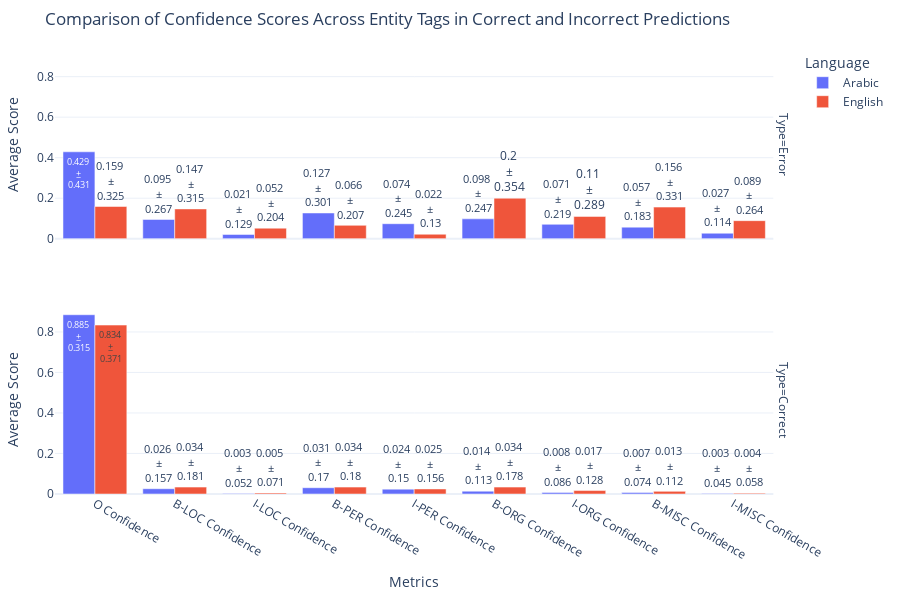
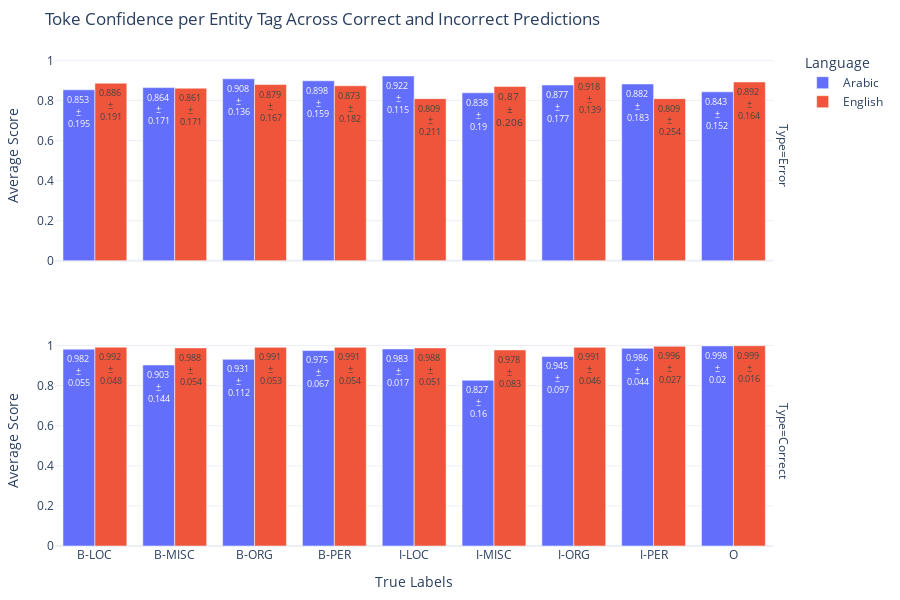
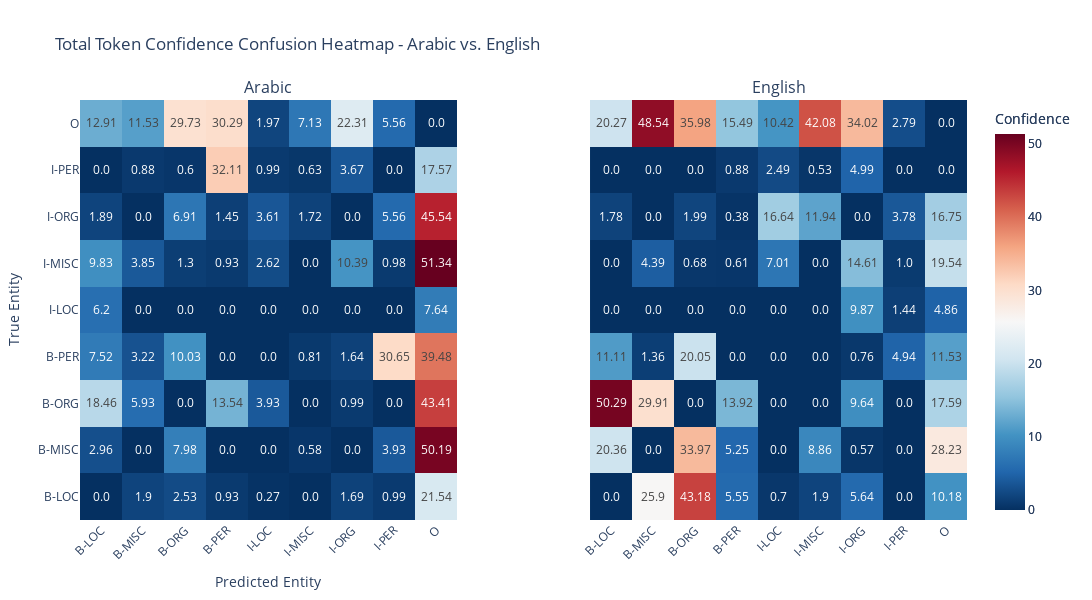

Notebook source saved alongside these figures, in order:
### Markdown cell above
### Confidence

### Code cell
confidence_analysis = ConfidenceAnalysis(dash_data)
confidence_analysis.analyze_high_level_summary()
confidence_analysis.analyze_entity_level_summary()
# confidence_analysis.analyze_high_level_error()
# confidence_analysis.analyze_high_level_correct()
# confidence_analysis.analyze_entity_level_error()
# confidence_analysis.analyze_entity_level_correct()
confidence_analysis.detailed_entity_level_errors()

### Figure 1 — Plotly figure (JSON) as saved in the notebook; plotly's stock layout.template omitted (floating-point values rounded to 4 significant figures)
{"data": [{"alignmentgroup": "True", "hovertemplate": "Language=Arabic<br>Type=Error<br>Metrics=%{x}<br>Average Score=%{y}<br>Text Label=%{text}<extra></extra>", "legendgroup": "Arabic", "marker": {"color": "#636efa", "pattern": {"shape": ""}}, "name": "Arabic", "offsetgroup": "Arabic", "orientation": "v", "showlegend": true, "text": ["0.429 <br>±<br>0.431", "0.095 <br>±<br>0.267", "0.021 <br>±<br>0.129", "0.127 <br>±<br>0.301", "0.074 <br>±<br>0.245", "0.098 <br>±<br>0.247", "0.071 <br>±<br>0.219", "0.057 <br>±<br>0.183", "0.027 <br>±<br>0.114"], "textfont": {"size": 12}, "textposition": "auto", "type": "bar", "x": ["O Confidence", "B-LOC Confidence", "I-LOC Confidence", "B-PER Confidence", "I-PER Confidence", "B-ORG Confidence", "I-ORG Confidence", "B-MISC Confidence", "I-MISC Confidence"], "xaxis": "x2", "y": [0.429, 0.095, 0.021, 0.127, 0.074, 0.098, 0.071, 0.057, 0.027], "yaxis": "y2"}, {"alignmentgroup": "True", "hovertemplate": "Language=Arabic<br>Type=Correct<br>Metrics=%{x}<br>Average Score=%{y}<br>Text Label=%{text}<extra></extra>", "legendgroup": "Arabic", "marker": {"color": "#636efa", "pattern": {"shape": ""}}, "name": "Arabic", "offsetgroup": "Arabic", "orientation": "v", "showlegend": false, "text": ["0.885 <br>±<br>0.315", "0.026 <br>±<br>0.157", "0.003 <br>±<br>0.052", "0.031 <br>±<br>0.17", "0.024 <br>±<br>0.15", "0.014 <br>±<br>0.113", "0.008 <br>±<br>0.086", "0.007 <br>±<br>0.074", "0.003 <br>±<br>0.045"], "textfont": {"size": 12}, "textposition": "auto", "type": "bar", "x": ["O Confidence", "B-LOC Confidence", "I-LOC Confidence", "B-PER Confidence", "I-PER Confidence", "B-ORG Confidence", "I-ORG Confidence", "B-MISC Confidence", "I-MISC Confidence"], "xaxis": "x", "y": [0.885, 0.026, 0.003, 0.031, 0.024, 0.014, 0.008, 0.007, 0.003], "yaxis": "y"}, {"alignmentgroup": "True", "hovertemplate": "Language=English<br>Type=Error<br>Metrics=%{x}<br>Average Score=%{y}<br>Text Label=%{text}<extra></extra>", "legendgroup": "English", "marker": {"color": "#EF553B", "pattern": {"shape": ""}}, "name": "English", "offsetgroup": "English", "orientation": "v", "showlegend": true, "text": ["0.159 <br>±<br>0.325", "0.147 <br>±<br>0.315", "0.052 <br>±<br>0.204", "0.066 <br>±<br>0.207", "0.022 <br>±<br>0.13", "0.2 <br>±<br>0.354", "0.11 <br>±<br>0.289", "0.156 <br>±<br>0.331", "0.089 <br>±<br>0.264"], "textfont": {"size": 12}, "textposition": "auto", "type": "bar", "x": ["O Confidence", "B-LOC Confidence", "I-LOC Confidence", "B-PER Confidence", "I-PER Confidence", "B-ORG Confidence", "I-ORG Confidence", "B-MISC Confidence", "I-MISC Confidence"], "xaxis": "x2", "y": [0.159, 0.147, 0.052, 0.066, 0.022, 0.2, 0.11, 0.156, 0.089], "yaxis": "y2"}, {"alignmentgroup": "True", "hovertemplate": "Language=English<br>Type=Correct<br>Metrics=%{x}<br>Average Score=%{y}<br>Text Label=%{text}<extra></extra>", "legendgroup": "English", "marker": {"color": "#EF553B", "pattern": {"shape": ""}}, "name": "English", "offsetgroup": "English", "orientation": "v", "showlegend": false, "text": ["0.834 <br>±<br>0.371", "0.034 <br>±<br>0.181", "0.005 <br>±<br>0.071", "0.034 <br>±<br>0.18", "0.025 <br>±<br>0.156", "0.034 <br>±<br>0.178", "0.017 <br>±<br>0.128", "0.013 <br>±<br>0.112", "0.004 <br>±<br>0.058"], "textfont": {"size": 12}, "textposition": "auto", "type": "bar", "x": ["O Confidence", "B-LOC Confidence", "I-LOC Confidence", "B-PER Confidence", "I-PER Confidence", "B-ORG Confidence", "I-ORG Confidence", "B-MISC Confidence", "I-MISC Confidence"], "xaxis": "x", "y": [0.834, 0.034, 0.005, 0.034, 0.025, 0.034, 0.017, 0.013, 0.004], "yaxis": "y"}], "layout": {"annotations": [{"font": {}, "showarrow": false, "text": "Type=Correct", "textangle": 90, "x": 0.98, "xanchor": "left", "xref": "paper", "y": 0.2125, "yanchor": "middle", "yref": "paper"}, {"font": {}, "showarrow": false, "text": "Type=Error", "textangle": 90, "x": 0.98, "xanchor": "left", "xref": "paper", "y": 0.7875, "yanchor": "middle", "yref": "paper"}], "barmode": "group", "height": 600, "legend": {"title": {"text": "Language"}, "tracegroupgap": 0}, "margin": {"b": 50, "l": 50, "r": 50, "t": 50}, "showlegend": true, "title": {"text": "Comparison of Confidence Scores Across Entity Tags in Correct and Incorrect Predictions"}, "xaxis": {"anchor": "y", "domain": [0, 0.98], "title": {"text": "Metrics"}}, "xaxis2": {"anchor": "y2", "domain": [0, 0.98], "matches": "x", "showticklabels": false}, "yaxis": {"anchor": "x", "domain": [0, 0.425], "title": {"text": "Average Score"}}, "yaxis2": {"anchor": "x2", "domain": [0.575, 1], "matches": "y", "title": {"text": "Average Score"}}}}

### Figure 2 — Plotly figure (JSON) as saved in the notebook; plotly's stock layout.template omitted (floating-point values rounded to 4 significant figures)
{"data": [{"alignmentgroup": "True", "hovertemplate": "Language=Arabic<br>Type=Error<br>True Labels=%{x}<br>Average Score=%{y}<br>Text Label=%{text}<extra></extra>", "legendgroup": "Arabic", "marker": {"color": "#636efa", "pattern": {"shape": ""}}, "name": "Arabic", "offsetgroup": "Arabic", "orientation": "v", "showlegend": true, "text": ["0.853 <br>±<br>0.195", "0.864 <br>±<br>0.171", "0.908 <br>±<br>0.136", "0.898 <br>±<br>0.159", "0.922 <br>±<br>0.115", "0.838 <br>±<br>0.19", "0.877 <br>±<br>0.177", "0.882 <br>±<br>0.183", "0.843 <br>±<br>0.152"], "textfont": {"size": 12}, "textposition": "auto", "type": "bar", "x": ["B-LOC", "B-MISC", "B-ORG", "B-PER", "I-LOC", "I-MISC", "I-ORG", "I-PER", "O"], "xaxis": "x2", "y": [0.853, 0.864, 0.908, 0.898, 0.922, 0.838, 0.877, 0.882, 0.843], "yaxis": "y2"}, {"alignmentgroup": "True", "hovertemplate": "Language=Arabic<br>Type=Correct<br>True Labels=%{x}<br>Average Score=%{y}<br>Text Label=%{text}<extra></extra>", "legendgroup": "Arabic", "marker": {"color": "#636efa", "pattern": {"shape": ""}}, "name": "Arabic", "offsetgroup": "Arabic", "orientation": "v", "showlegend": false, "text": ["0.982 <br>±<br>0.055", "0.903 <br>±<br>0.144", "0.931 <br>±<br>0.112", "0.975 <br>±<br>0.067", "0.983 <br>±<br>0.017", "0.827 <br>±<br>0.16", "0.945 <br>±<br>0.097", "0.986 <br>±<br>0.044", "0.998 <br>±<br>0.02"], "textfont": {"size": 12}, "textposition": "auto", "type": "bar", "x": ["B-LOC", "B-MISC", "B-ORG", "B-PER", "I-LOC", "I-MISC", "I-ORG", "I-PER", "O"], "xaxis": "x", "y": [0.982, 0.903, 0.931, 0.975, 0.983, 0.827, 0.945, 0.986, 0.998], "yaxis": "y"}, {"alignmentgroup": "True", "hovertemplate": "Language=English<br>Type=Error<br>True Labels=%{x}<br>Average Score=%{y}<br>Text Label=%{text}<extra></extra>", "legendgroup": "English", "marker": {"color": "#EF553B", "pattern": {"shape": ""}}, "name": "English", "offsetgroup": "English", "orientation": "v", "showlegend": true, "text": ["0.886 <br>±<br>0.191", "0.861 <br>±<br>0.171", "0.879 <br>±<br>0.167", "0.873 <br>±<br>0.182", "0.809 <br>±<br>0.211", "0.87 <br>±<br>0.206", "0.918 <br>±<br>0.139", "0.809 <br>±<br>0.254", "0.892 <br>±<br>0.164"], "textfont": {"size": 12}, "textposition": "auto", "type": "bar", "x": ["B-LOC", "B-MISC", "B-ORG", "B-PER", "I-LOC", "I-MISC", "I-ORG", "I-PER", "O"], "xaxis": "x2", "y": [0.886, 0.861, 0.879, 0.873, 0.809, 0.87, 0.918, 0.809, 0.892], "yaxis": "y2"}, {"alignmentgroup": "True", "hovertemplate": "Language=English<br>Type=Correct<br>True Labels=%{x}<br>Average Score=%{y}<br>Text Label=%{text}<extra></extra>", "legendgroup": "English", "marker": {"color": "#EF553B", "pattern": {"shape": ""}}, "name": "English", "offsetgroup": "English", "orientation": "v", "showlegend": false, "text": ["0.992 <br>±<br>0.048", "0.988 <br>±<br>0.054", "0.991 <br>±<br>0.053", "0.991 <br>±<br>0.054", "0.988 <br>±<br>0.051", "0.978 <br>±<br>0.083", "0.991 <br>±<br>0.046", "0.996 <br>±<br>0.027", "0.999 <br>±<br>0.016"], "textfont": {"size": 12}, "textposition": "auto", "type": "bar", "x": ["B-LOC", "B-MISC", "B-ORG", "B-PER", "I-LOC", "I-MISC", "I-ORG", "I-PER", "O"], "xaxis": "x", "y": [0.992, 0.988, 0.991, 0.991, 0.988, 0.978, 0.991, 0.996, 0.999], "yaxis": "y"}], "layout": {"annotations": [{"font": {}, "showarrow": false, "text": "Type=Correct", "textangle": 90, "x": 0.98, "xanchor": "left", "xref": "paper", "y": 0.2125, "yanchor": "middle", "yref": "paper"}, {"font": {}, "showarrow": false, "text": "Type=Error", "textangle": 90, "x": 0.98, "xanchor": "left", "xref": "paper", "y": 0.7875, "yanchor": "middle", "yref": "paper"}], "barmode": "group", "height": 600, "legend": {"title": {"text": "Language"}, "tracegroupgap": 0}, "margin": {"b": 50, "l": 50, "r": 50, "t": 50}, "showlegend": true, "title": {"text": "Toke Confidence per Entity Tag Across Correct and Incorrect Predictions"}, "xaxis": {"anchor": "y", "domain": [0, 0.98], "title": {"text": "True Labels"}}, "xaxis2": {"anchor": "y2", "domain": [0, 0.98], "matches": "x", "showticklabels": false}, "yaxis": {"anchor": "x", "domain": [0, 0.425], "title": {"text": "Average Score"}}, "yaxis2": {"anchor": "x2", "domain": [0.575, 1], "matches": "y", "title": {"text": "Average Score"}}}}

### Figure 3 — Plotly figure (JSON) as saved in the notebook; plotly's stock layout.template omitted (floating-point values rounded to 4 significant figures)
{"data": [{"colorbar": {"title": {"text": "Confidence"}}, "colorscale": [[0, "rgb(5,48,97)"], [0.1, "rgb(33,102,172)"], [0.2, "rgb(67,147,195)"], [0.3, "rgb(146,197,222)"], [0.4, "rgb(209,229,240)"], [0.5, "rgb(247,247,247)"], [0.6, "rgb(253,219,199)"], [0.7, "rgb(244,165,130)"], [0.8, "rgb(214,96,77)"], [0.9, "rgb(178,24,43)"], [1, "rgb(103,0,31)"]], "text": [["0.0", "1.9", "2.53", "0.93", "0.27", "0.0", "1.69", "0.99", "21.54"], ["2.96", "0.0", "7.98", "0.0", "0.0", "0.58", "0.0", "3.93", "50.19"], ["18.46", "5.93", "0.0", "13.54", "3.93", "0.0", "0.99", "0.0", "43.41"], ["7.52", "3.22", "10.03", "0.0", "0.0", "0.81", "1.64", "30.65", "39.48"], ["6.2", "0.0", "0.0", "0.0", "0.0", "0.0", "0.0", "0.0", "7.64"], ["9.83", "3.85", "1.3", "0.93", "2.62", "0.0", "10.39", "0.98", "51.34"], ["1.89", "0.0", "6.91", "1.45", "3.61", "1.72", "0.0", "5.56", "45.54"], ["0.0", "0.88", "0.6", "32.11", "0.99", "0.63", "3.67", "0.0", "17.57"], ["12.91", "11.53", "29.73", "30.29", "1.97", "7.13", "22.31", "5.56", "0.0"]], "texttemplate": "%{text}", "type": "heatmap", "x": ["B-LOC", "B-MISC", "B-ORG", "B-PER", "I-LOC", "I-MISC", "I-ORG", "I-PER", "O"], "xaxis": "x", "y": ["B-LOC", "B-MISC", "B-ORG", "B-PER", "I-LOC", "I-MISC", "I-ORG", "I-PER", "O"], "yaxis": "y", "z": [[0, 1.903, 2.527, 0.9291, 0.2724, 0, 1.686, 0.9947, 21.54], [2.965, 0, 7.982, 0, 0, 0.5833, 0, 3.933, 50.19], [18.46, 5.929, 0, 13.54, 3.932, 0, 0.9898, 0, 43.41], [7.52, 3.218, 10.03, 0, 0, 0.8116, 1.641, 30.65, 39.48], [6.198, 0, 0, 0, 0, 0, 0, 0, 7.639], [9.832, 3.855, 1.303, 0.9348, 2.62, 0, 10.39, 0.9846, 51.34], [1.886, 0, 6.91, 1.449, 3.607, 1.723, 0, 5.561, 45.54], [0, 0.8808, 0.5958, 32.11, 0.9902, 0.6274, 3.669, 0, 17.57], [12.91, 11.53, 29.73, 30.29, 1.968, 7.131, 22.31, 5.564, 0]], "zmax": 51.34, "zmin": 0}, {"colorbar": {"title": {"text": "Confidence"}}, "colorscale": [[0, "rgb(5,48,97)"], [0.1, "rgb(33,102,172)"], [0.2, "rgb(67,147,195)"], [0.3, "rgb(146,197,222)"], [0.4, "rgb(209,229,240)"], [0.5, "rgb(247,247,247)"], [0.6, "rgb(253,219,199)"], [0.7, "rgb(244,165,130)"], [0.8, "rgb(214,96,77)"], [0.9, "rgb(178,24,43)"], [1, "rgb(103,0,31)"]], "text": [["0.0", "25.9", "43.18", "5.55", "0.7", "1.9", "5.64", "0.0", "10.18"], ["20.36", "0.0", "33.97", "5.25", "0.0", "8.86", "0.57", "0.0", "28.23"], ["50.29", "29.91", "0.0", "13.92", "0.0", "0.0", "9.64", "0.0", "17.59"], ["11.11", "1.36", "20.05", "0.0", "0.0", "0.0", "0.76", "4.94", "11.53"], ["0.0", "0.0", "0.0", "0.0", "0.0", "0.0", "9.87", "1.44", "4.86"], ["0.0", "4.39", "0.68", "0.61", "7.01", "0.0", "14.61", "1.0", "19.54"], ["1.78", "0.0", "1.99", "0.38", "16.64", "11.94", "0.0", "3.78", "16.75"], ["0.0", "0.0", "0.0", "0.88", "2.49", "0.53", "4.99", "0.0", "0.0"], ["20.27", "48.54", "35.98", "15.49", "10.42", "42.08", "34.02", "2.79", "0.0"]], "texttemplate": "%{text}", "type": "heatmap", "x": ["B-LOC", "B-MISC", "B-ORG", "B-PER", "I-LOC", "I-MISC", "I-ORG", "I-PER", "O"], "xaxis": "x2", "y": ["B-LOC", "B-MISC", "B-ORG", "B-PER", "I-LOC", "I-MISC", "I-ORG", "I-PER", "O"], "yaxis": "y2", "z": [[0, 25.9, 43.18, 5.547, 0.7017, 1.897, 5.644, 0, 10.18], [20.36, 0, 33.97, 5.246, 0, 8.861, 0.5735, 0, 28.23], [50.29, 29.91, 0, 13.91, 0, 0, 9.643, 0, 17.59], [11.11, 1.357, 20.05, 0, 0, 0, 0.7608, 4.936, 11.53], [0, 0, 0, 0, 0, 0, 9.873, 1.443, 4.858], [0, 4.39, 0.684, 0.6116, 7.012, 0, 14.61, 0.9989, 19.54], [1.782, 0, 1.985, 0.3835, 16.64, 11.94, 0, 3.777, 16.75], [0, 0, 0, 0.8824, 2.494, 0.5287, 4.992, 0, 0], [20.27, 48.54, 35.98, 15.49, 10.42, 42.08, 34.02, 2.786, 0]], "zmax": 51.34, "zmin": 0}], "layout": {"annotations": [{"font": {"size": 16}, "showarrow": false, "text": "Arabic", "x": 0.2125, "xanchor": "center", "xref": "paper", "y": 1, "yanchor": "bottom", "yref": "paper"}, {"font": {"size": 16}, "showarrow": false, "text": "English", "x": 0.7875, "xanchor": "center", "xref": "paper", "y": 1, "yanchor": "bottom", "yref": "paper"}], "height": 600, "title": {"text": "Total Token Confidence Confusion Heatmap - Arabic vs. English"}, "width": 1200, "xaxis": {"anchor": "y", "domain": [0, 0.425], "tickangle": -45, "title": {"text": "Predicted Entity"}}, "xaxis2": {"anchor": "y2", "domain": [0.575, 1], "tickangle": -45}, "yaxis": {"anchor": "x", "domain": [0, 1], "title": {"text": "True Entity"}}, "yaxis2": {"anchor": "x2", "domain": [0, 1], "matches": "y", "showticklabels": false}}}
